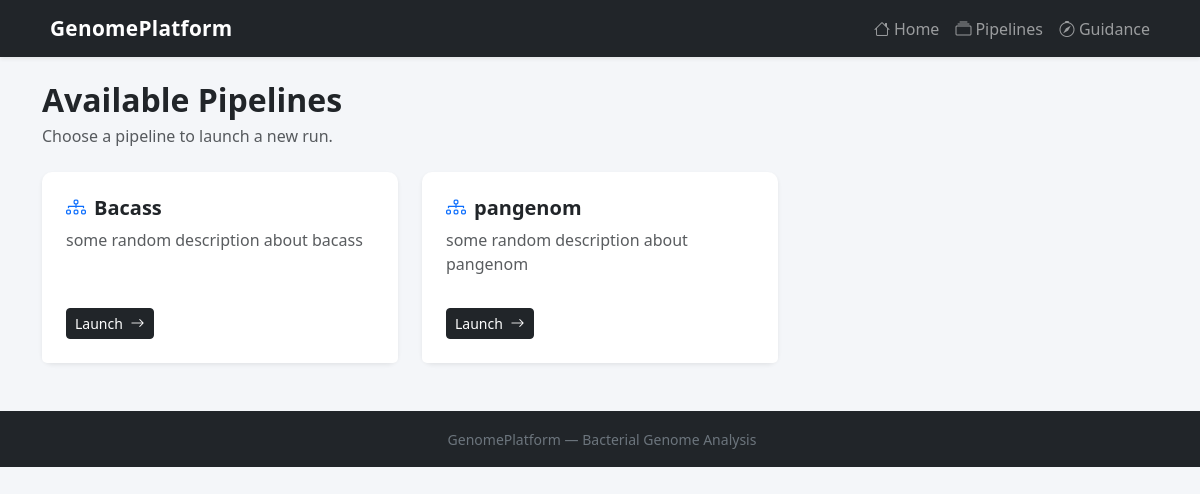
Page /pipeline/ on the committed database.
### pipeline/models.py (models this page shows, shortened)
class Pipeline(models.Model):
    name = models.CharField(max_length=100)
    description = models.TextField()
    slug = models.SlugField(unique=True)

### pipeline/views.py (the view)
# urls.py: path("", views.catalogue, name="catalogue"),
def catalogue(request):
    pipelines = Pipeline.objects.all()
    return render(request, "pipeline/catalogue.html", {
        "pipelines": pipelines
    })

### pipeline/templates/pipeline/catalogue.html (shortened to what this page needs)
{% extends "base.html" %}
{% block content %}
<h2 class="fw-bold mb-1">Available Pipelines</h2>
<p class="text-muted mb-4">Choose a pipeline to launch a new run.</p>
{% if pipelines %}
<div class="row g-4">
    {% for pipeline in pipelines %}
    <div class="col-md-6 col-lg-4">
        <div class="card h-100 border-0 shadow-sm">
            <div class="card-body p-4">
                <h5 class="card-title fw-bold">
                    <i class="bi bi-diagram-3 me-2 text-primary"></i>{{ pipeline.name }}
                </h5>
                <p class="card-text text-muted">{{ pipeline.description }}</p>
            </div>
            <div class="card-footer bg-white border-0 pb-4 px-4">
                <a href="{% url 'pipeline:pipeline_detail' pipeline.id %}" class="btn btn-dark btn-sm">
                    Launch <i class="bi bi-arrow-right ms-1"></i>
                </a>
            </div>
        </div>
    </div>
    {% endfor %}
</div>
{% endif %}
{% endblock %}

### templates/base.html (style rules this page uses)
body { background-color: #f4f6f9; font-family: 'Segoe UI', sans-serif; }
.card { border-radius: 10px; }

### rows in the picture
Pipeline: name "Bacass", description "some random description about bacass"
Pipeline: name "pangenom", description "some random description about pangenom"
